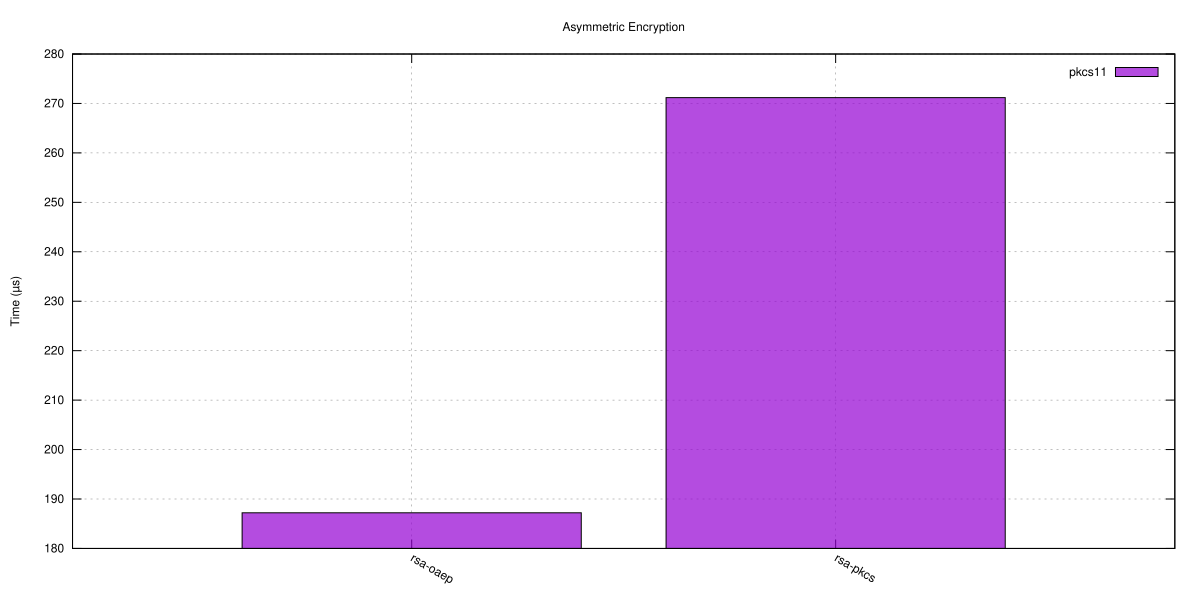

Write the gnuplot code that produced this figure.
set terminal svg size 1200,600 enhanced font 'Helvetica,12'
set output 'asymmetric_encrypt.svg'
set title 'Asymmetric Encryption'
set grid
set ylabel 'Time (µs)'
set style data boxes
set style fill solid 0.7 border -1
set boxwidth 0.800
set grid ytics
set key top right
set xtics rotate by -30
set xtics ("rsa-oaep" 0, "rsa-pkcs" 1)
plot 'asymmetric_encrypt.dat' using ($1+0.000):2 with boxes lw 1 title 'pkcs11'
